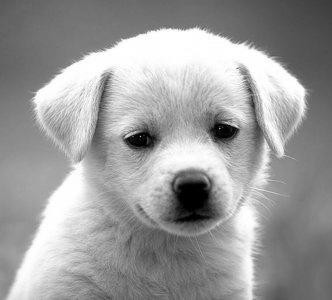
#> input picture img/pic/fig_0_2.jpeg, 332 x 300 px
$ jupyter execute 00_image_basics.ipynb
#> lines starting #> are read from the running program, lines starting #| are printed output that depends on the picture; after the words box and inside, x2 and y2 are one past the last pixel; in counts of white or black regions, pixels touching at a corner belong together
## Image 기초

이미지 처리 분야에서의 정의:
**image 란  2차원(혹은 3차원) 공간에서 color intensity를 갖는 점(픽셀)들의 집합**

**픽셀(pixel)**: Picture Element의 준말. 화소(畵素)라고도 한다. 이 점 하나에 해당 색의 정보(빨간색, 녹색, 파란색, 투명도 등)가 담겨져 있으며, 이는 곧 그림의 용량과 직결된다.

**Gray Level**: 각 픽셀이 갖는 영상의 밝기를 나타내는 값. 보통 0에서 255 사이의 값을 갖는다.

#### image as a matrix (or array in python)

[cell 1]
import numpy as np  # numpy: numrical python

[cell 2]
import cv2

### image to matrix in grayscale image

[cell 3]
fname = 'pic/fig_0_2.jpeg' #puppy

gray = cv2.imread(fname, cv2.IMREAD_GRAYSCALE)
#> gray is the input picture: shape (300, 332); min 0, max 255, mean 155.7

cv2.imshow('Gray', gray)

cv2.waitKey(0)
cv2.destroyAllWindows()

[cell 4]
gray

[cell 5]
gray.shape
#> Out = (300, 332)

[cell 6]
type(gray)

[cell 7]
gray2=gray.copy()
gray2

[cell 8]
gray2[0:100,0:150]=0
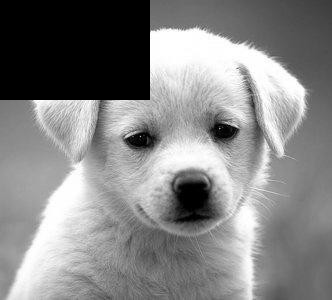
#> gray2: shape (300, 332); 15.06% of pixels changed, all inside (x1, y1, x2, y2) = (0, 0, 150, 100)
gray2

[cell 9]
cv2.imshow('Gray2', gray2)

cv2.waitKey(0)
cv2.destroyAllWindows()

[cell 10]
gray3=gray.copy()
gray3

[cell 11]
gray3[160:230,140:230]=255
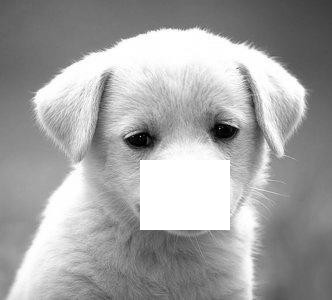
#> gray3: shape (300, 332); 6.31% of pixels changed, all inside (x1, y1, x2, y2) = (140, 160, 230, 230)
gray3

[cell 12]
cv2.imshow('Gray3', gray3)

cv2.waitKey(0)
cv2.destroyAllWindows()

## Color pixel

Pixels in the RGB color space are no longer a scalar value like in a grayscale/single channel
image – instead, the pixels are represented by a list of three values: one value for the Red component,
one for Green, and another for Blue.
To define a color in the RGB color model, all we need to do is
define the amount of Red, Green, and Blue contained in a single pixel.
Each Red, Green, and Blue channel can have values defined in the range [0,255] for a total of
256 “shades”, where 0 indicates no representation and 255 demonstrates full representation.
Given
that the pixel value only needs to be in the range [0,255], we normally use 8-bit unsigned integers
to represent the intensity

Given our three Red, Green, and Blue values, we can combine them into an RGB tuple in the
form (red, green, blue).
This tuple represents a given color in the RGB color space.
The
RGB color space is an example of an additive color space: the more of each color is added, the
brighter the pixel becomes and closer to white.

연습: https://www.w3schools.com/colors/colors_rgb.asp

[cell 13]
fname = 'pic/fig_0_3.jpeg'

#original = cv2.imread(fname, cv2.IMREAD_COLOR)
bird = cv2.imread(fname)
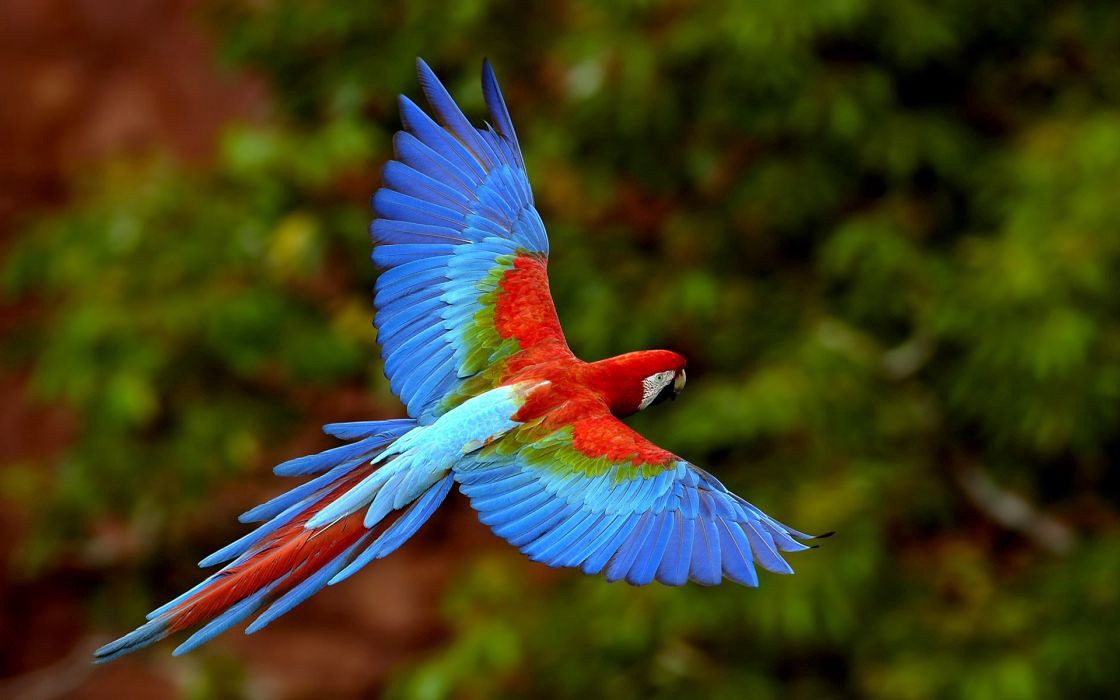
#> input picture img/pic/fig_0_3.jpeg, 1120 x 700 px
#> bird is the input picture: shape (700, 1120, 3); mean B, G, R 28.9, 61, 63.5
cv2.imshow('Bird', bird)

cv2.waitKey(0)
cv2.destroyAllWindows()

[cell 14]
bird.shape
#> Out = (700, 1120, 3)

[cell 15]
type(bird)

### opencv: The order of color is BGR (blue, green, red).

[cell 16]
bird

[cell 17]
bird[:,:,0] # blue channel

[cell 18]
bird[:,:,1] # green channel

[cell 19]
bird[:,:,2] # red channel

[cell 20]
b = bird.copy()

# set green and red channels to 0
b[:, :, 1] = 0
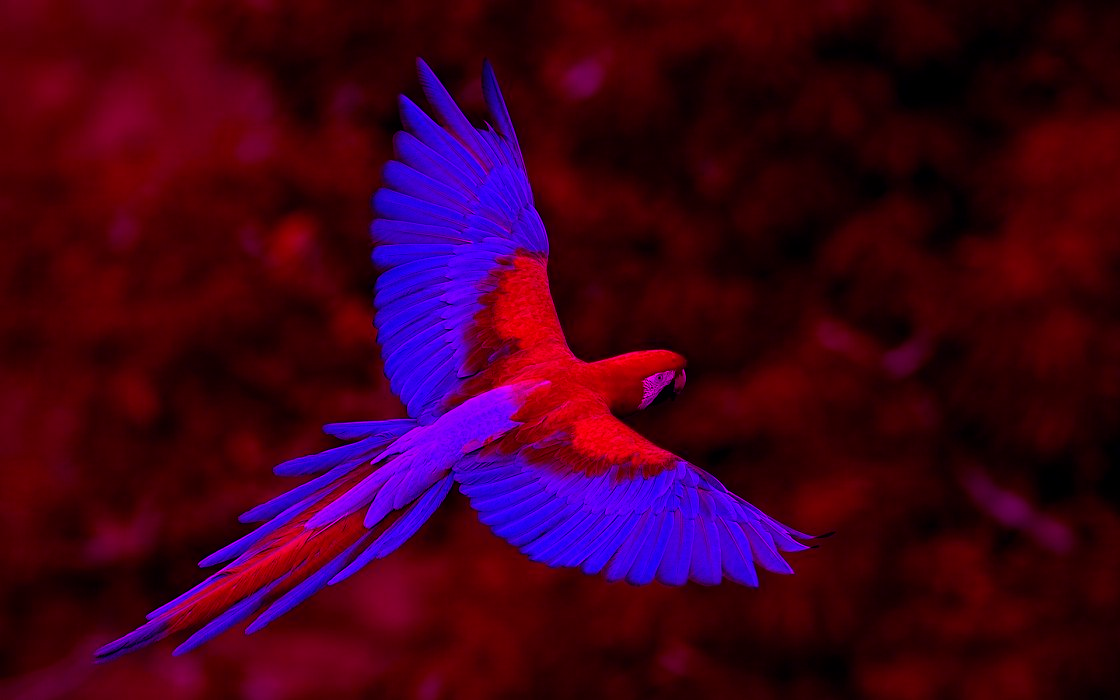
#> b: shape (700, 1120, 3); mean B, G, R 28.9, 0, 63.5
b[:, :, 2] = 0
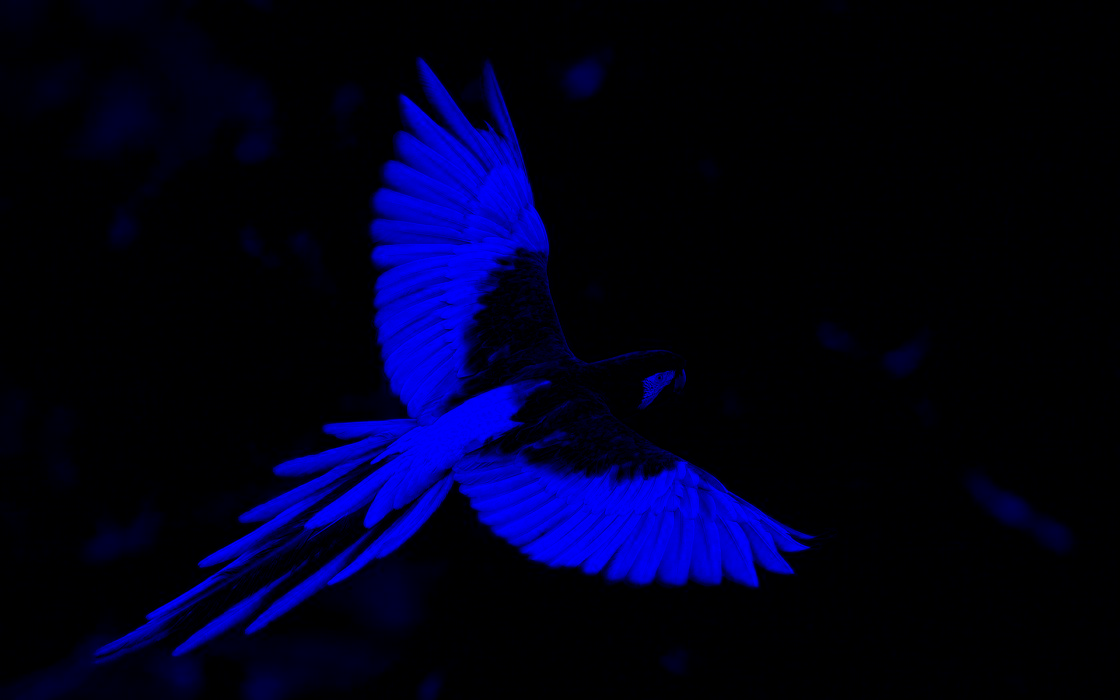
#> b: shape (700, 1120, 3); mean B, G, R 28.9, 0, 0

[cell 21]
cv2.imshow('Blue_Bird',b)

cv2.waitKey(0)
cv2.destroyAllWindows()

[cell 22]
g = bird.copy()

# set green and red channels to 0
g[:, :, 0] = 0
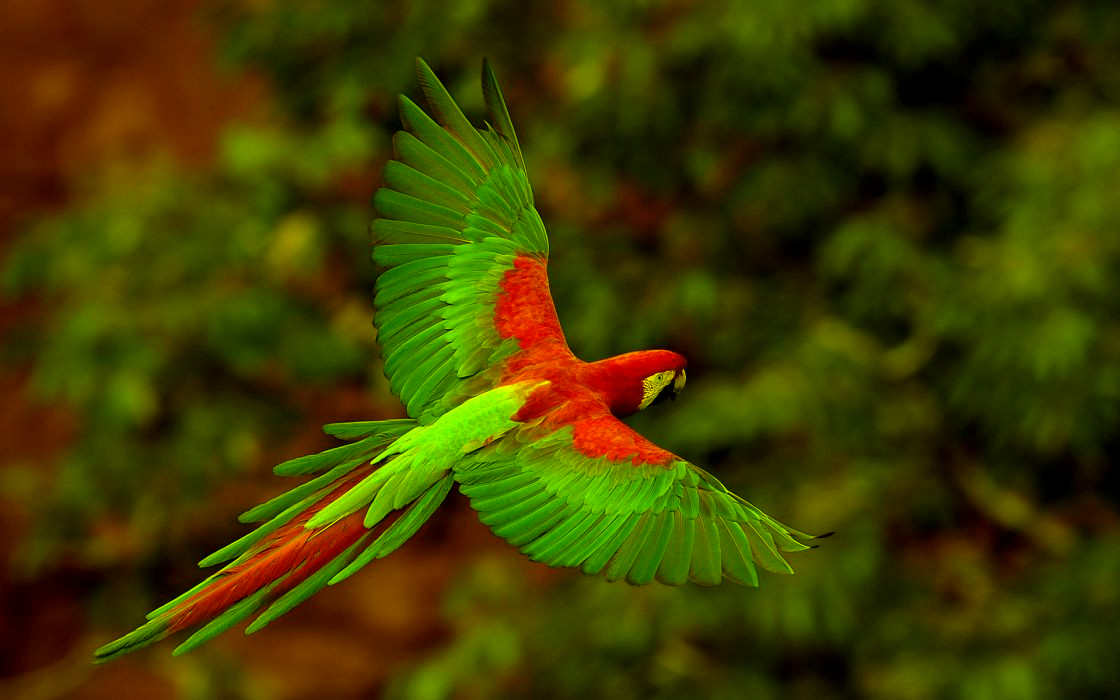
#> g: shape (700, 1120, 3); mean B, G, R 0, 61, 63.5
g[:, :, 2] = 0
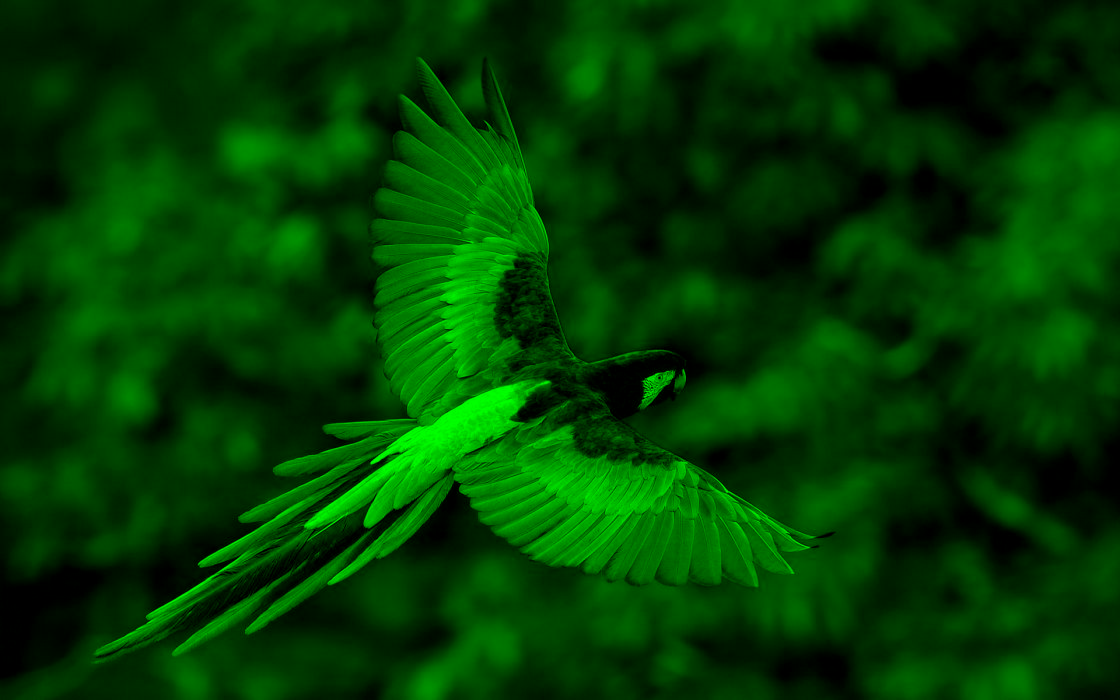
#> g: shape (700, 1120, 3); mean B, G, R 0, 61, 0

[cell 23]
cv2.imshow('Green_Bird',g)

cv2.waitKey(0)
cv2.destroyAllWindows()

[cell 24]
r = bird.copy()

# set green and red channels to 0
r[:, :, 0] = 0
r[:, :, 1] = 0
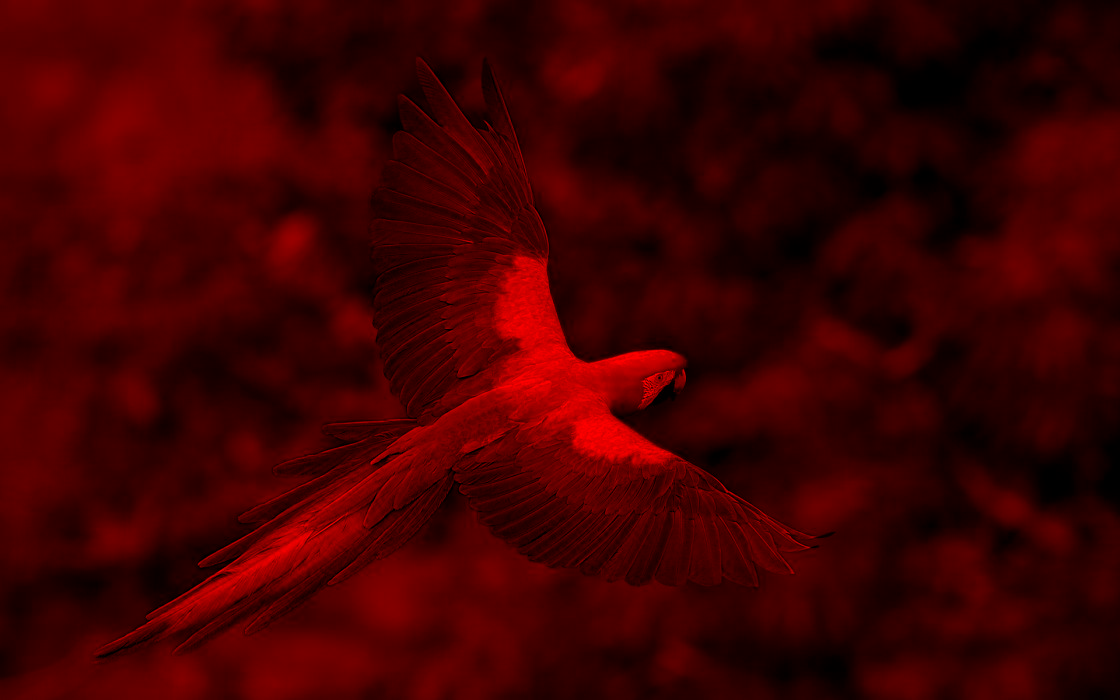
#> r: shape (700, 1120, 3); mean B, G, R 0, 0, 63.5
